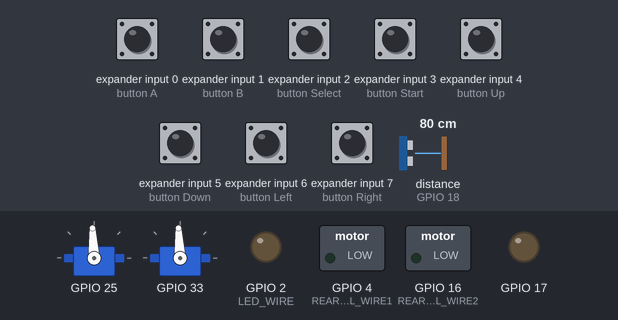
The sketch below on a simulated ESP32. Shown: 2 × servo, switched loads named in the sketch (green lamp = pin HIGH), output pins drawn as LEDs (lit = HIGH). Wiring (inferred from the names in the program): ultrasonic range finder: trigger GPIO 5; echo GPIO 18; NES/SNES game pad: load GPIO 27; clock GPIO 14; serial out GPIO 26. Inputs (shaded band) come from the test bench; at power-on: expander input 0 (button A), expander input 1 (button B), expander input 2 (button Select), expander input 3 (button Start), expander input 4 (button Up), expander input 5 (button Down), expander input 6 (button Left), expander input 7 (button Right) HIGH, distance to the obstacle (sensor on GPIO 18) 80 cm. The echo pulse lasts 58.3 µs per cm; servo pulses on a pin are drawn as a servo (544–2400 µs = 0–180°); pins used as bus, display or sensor lines are not drawn; what the sketch prints to the serial monitor is not drawn.

Above: at 1.2 s.
1.3 s: expander input 3 (button Start) driven LOW
At 1.47 s:
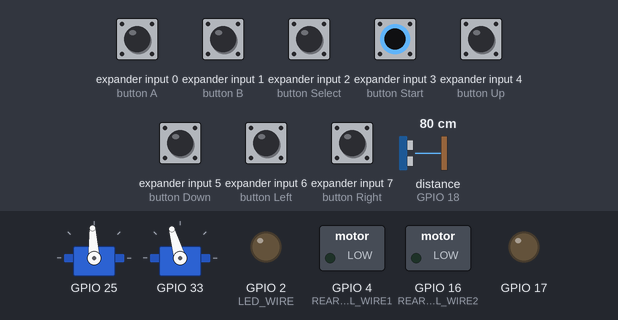
4.3 s: expander input 4 (button Up) driven LOW
At 5.6 s:
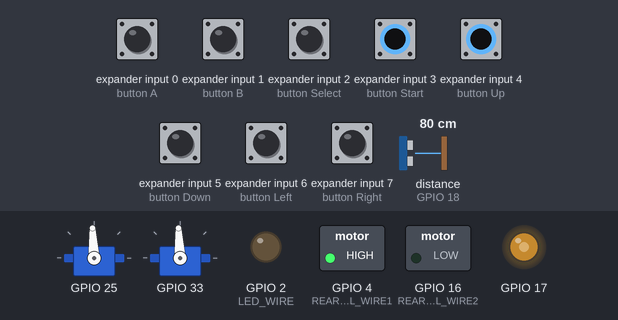
6.1 s: expander input 1 (button B) driven LOW
At 7.3 s:
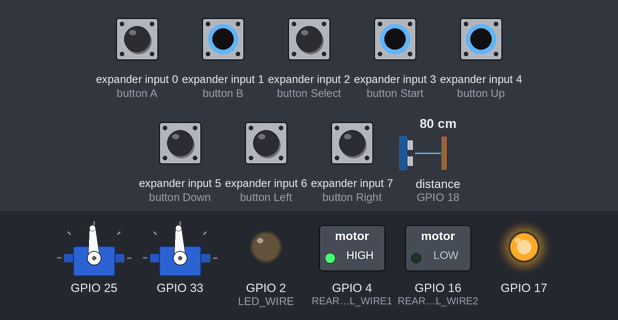
7.6 s: expander input 5 (button Down) driven LOW
At 8.5 s:
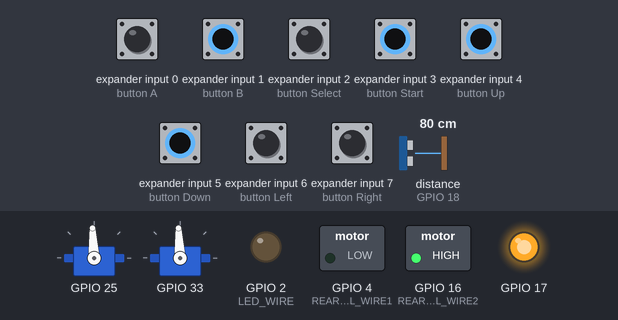
9.1 s: expander input 6 (button Left) driven LOW
At 9.4 s:
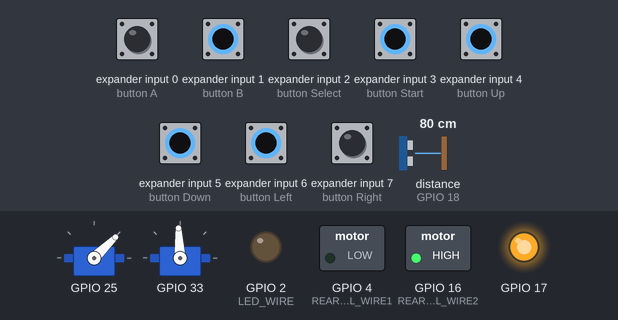
10.6 s: expander input 0 (button A) driven LOW
At 12.5 s:
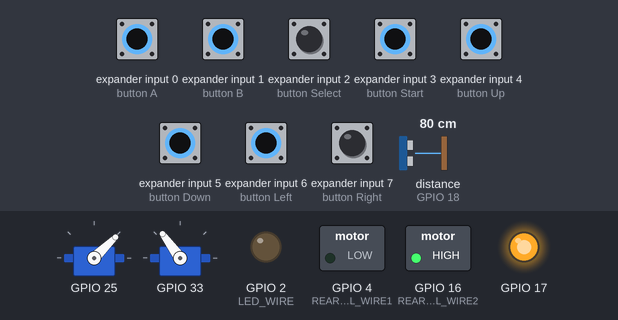
Timing chart, 0 to 13.6 s (numbered marks = the images above; inputs shaded):
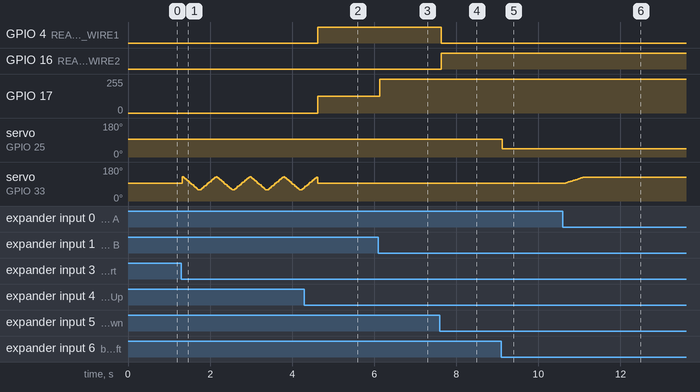

Measured:
- after the input at 4.3 s, GPIO 4 (REAR_MOTOR_CONTROL_WIRE1): LOW → HIGH after 0.32 s; GPIO 17: 0/255 → 127/255 after 0.32 s
- after the input at 6.1 s, GPIO 17: 127/255 → 255/255 at once
- after the input at 7.6 s, GPIO 4 (REAR_MOTOR_CONTROL_WIRE1): HIGH → LOW at once; GPIO 16 (REAR_MOTOR_CONTROL_WIRE2): LOW → HIGH at once
- after the input at 9.1 s, servo on GPIO 25: 93° → 44° at once
- after the input at 10.6 s, servo on GPIO 33: moves from 93° to 126° over 0.47 s, starting at once

The sketch:

ARC.ino
```cpp
/* Autonomous Remote Control (ARC)
   Developed by Isaiah Knorr

   Version 0.2a
   06 November 2020
   - Created Ultrasonic class to read from the HC-SR04 module
   - Upgraded to SG90 Servo motor for better control and less wires
   18 November 2020
   - Created EchoSweeper class which uses an ultrasonic sensor and a servo to scan the environment
     similar to LIDAR (not as fast or as accurate, but cheap)
   - Created PWMController class to manage all PWM signals
   23 November 2020
   - Created the ControllerAction class to determine action based on controller input
   - Moved all constants to config.h for a centralized location
   24 November 2020
   - Modified PWMController class to remove static function
   - Renamed Servo class to ServoESP32 for clairity (as not to confuse with the Servo class for Arduino)

   VERSION HISTORY
   ---------------
   Version 0.1a
   12 August 2020
   - Created Servo class to crontrol servo motors for steering, camera movement, etc.
   31 August 2020
   - Improved class structure and OOP
   - Improved Servo functionality and auto center
   - Fixed serial output screen flicker
   01 September 2020
   - Reduced servo overshoot and jitter

   KNOWN ISSUES
   ------------
   1: ESP32 boot failure
   Possible cause: The ESP32 is sensitive to noise in the voltage supply.
   Possible solution: Create circuit to reset if boot failure detected.
   Temporary fix: Press reset until it boots. If problem persists, check battery voltage.

   2: Brief motor movement at boot
   Possible cause: The GPIO output lines are undefined until the boot process in complete.
   Possible solutions: Improved PWM controller, alternative GPIO configuration.

   3: Low speed, overheating
   Cause: New motor driver needs a heat sink
   Solution: Install heat sink

*/

#include "config.h"
#include "servoesp32.h"
#include "motor.h"
#include "controller.h"
#include "controlleraction.h"
#include "ultrasonic.h"
#include "echosweeper.h"
#include "pwmcontroller.h"

// Used to store if eye is in sweeping mode
bool isSweeping = false;

// Stores distance from ultrasonic sensor in eye to an object in front of it
float eyeDistance;

// Stores raw data received by the controller
byte controllerData;

// For movement and control of the vehicle
float targetSpeed;
int targetSteeringAngle,targetEyeAngle;

// Used to store if currently in manual mode or autonomous mode
bool isManualMode = true;

// Create Servo object
ServoESP32 steeringServo(STEERING_SERVO_MIN_ANGLE,STEERING_SERVO_MAX_ANGLE,STEERING_SERVO_HOME_ANGLE,
  STEERING_SERVO_PWM_CHANNEL,STEERING_SERVO_PWM_WIRE,STEERING_SERVO_PWM_FREQENCY,STEERING_SERVO_PWM_RESOLUTION);

// Create Motor object for the rear motor
Motor rearMotor(REAR_MOTOR_CONTROL_WIRE1,REAR_MOTOR_CONTROL_WIRE2,REAR_MOTOR_PWM_CHANNEL,REAR_MOTOR_ENABLE_WIRE,
  REAR_MOTOR_PWM_FREQENCY,REAR_MOTOR_PWM_RESOLUTION);

// Create Controller object
Controller controller(CONTROLLER_LATCH_WIRE,CONTROLLER_CLOCK_WIRE,CONTROLLER_DATA_WIRE);

// Create ControllerAction object
ControllerAction controllerAction;

// Create EchoSweeper object
EchoSweeper eye(EYE_SERVO_MIN_ANGLE,EYE_SERVO_MAX_ANGLE,EYE_SERVO_HOME_ANGLE,EYE_PWM_CHANNEL,EYE_PWM_WIRE,
  EYE_PWM_FREQENCY,EYE_PWM_RESOLUTION,EYE_TRIGGER_WIRE,EYE_ECHO_WIRE,EYE_DIVISIONS,EYE_MIN_RANGE,EYE_MAX_RANGE);

void setup() {
  // Start Serial services
  Serial.begin(SERIAL_BAUD_RATE,SERIAL_8N1,SERIAL_RX_WIRE,SERIAL_TX_WIRE);

  // Initialize pins
  pinMode(LED_WIRE,OUTPUT);
  pinMode(REAR_MOTOR_CONTROL_WIRE1,OUTPUT);
  pinMode(REAR_MOTOR_CONTROL_WIRE2,OUTPUT);
  pinMode(CONTROLLER_DATA_WIRE,INPUT);
  pinMode(CONTROLLER_LATCH_WIRE,OUTPUT);
  pinMode(CONTROLLER_CLOCK_WIRE,OUTPUT);
  pinMode(EYE_TRIGGER_WIRE,OUTPUT);
  pinMode(EYE_ECHO_WIRE,INPUT);
  eyeDistance = 0.0;
  targetSpeed = 0.0;
  targetSteeringAngle = STEERING_SERVO_HOME_ANGLE;
  targetEyeAngle = EYE_SERVO_HOME_ANGLE;
}

void loop() {
  // Check Mode, used to switch between manual and automated
  if(isManualMode) {
    // Read raw data from controller
    controllerData = controller.getData();

    // Update response based on input
    controllerAction.respond(controllerData,&targetSpeed,&targetSteeringAngle,&targetEyeAngle);

    // Update servos and motors
    rearMotor.setSpeed(targetSpeed);
    steeringServo.setAngle(targetSteeringAngle);
    eye.setAngle(targetEyeAngle);

    // Check if sweeping (enabled when start is held down)
    if(controllerData == 0x08) {
      eyeDistance = eye.sweep();
    }
    else {
      eyeDistance = eye.getDistance();
    }

    // Send serial message
    Serial.println(eyeDistance);
  }
  // TODO: Autonomous mode, controlled with smart phone
}
```

controller.h
```cpp
/* Controller Class Version 1
 * Developed by Isaiah Knorr
 * 29 August 2020
 * - Added base attrubutes and behavior
 * - Implemented getData() to successfully read from NES controller
 * 31 August 2020
 * - Improved class structure
 *
 *** For use with Nintendo NES conroller or other compatible controller using 5V/3.3V ***
 *** Note: NES controller works at 3.3 or 5V, 8bitdo retro reciecer works at 5V only ***
 *
 */

#ifndef CONTROLLER_H
#define CONTROLLER_H

 class Controller {
  private:
    byte data;
    int dataWire;
    int latchWire;
    int clockWire;

  public:
    Controller(int latchWire,int clockWire,int dataWire);
    byte getData();
 };

// Constructor
Controller::Controller(int latchWire,int clockWire,int dataWire) {
  this->latchWire = latchWire;
  this->clockWire = clockWire;
  this->dataWire = dataWire;
}

/* Read data from controller and return the value.
 *  The data corresponds to the following buttons:
 *  data[7:0] <--> [A,B,Select,Start,Up,Down,Left,Right]
 */
byte Controller::getData() {
  // Reset data value from last read
  data = 0x00;

  // Trigger the latch to cause controller to read buttons pressed
  // *** TODO: Check if a lower delay is possible to reduce delay during reads ***
  digitalWrite(latchWire,HIGH);
  delay(1);
  digitalWrite(latchWire,LOW);
  delay(1);
// Repeat 8 times to read each button
  for(int i = 0; i < 8; i++) {
    // Shift the data right
    data = data >> 1;

    // Read button value, switch to non inverted signal format
    if(digitalRead(dataWire) == LOW) data = data | 0x80;

    // Set clock high
    digitalWrite(clockWire,HIGH);
    delay(1);

    // Set clock low
    digitalWrite(clockWire,LOW);
    delay(1);
  }

  return data;
}
#endif
```

controlleraction.h
```cpp
/* Controller Action Class
 * Version 1
 * Written by Isaiah Knorr
 * 23 November 2020
 *
 * This class processes the raw controller data and transforms reference parameters to create the desired action
 */

#ifndef CONTROLLER_ACTION_H
#define CONTROLLER_ACTION_H

#include "config.h"

 class ControllerAction {
  private:
  public:
    ControllerAction();
    void respond(byte controllerData,float* targetSpeed,int* steeringAngle,int* eyeAngle);
 };

 ControllerAction::ControllerAction() {
    // Nothing needs to be done here
 }

 // This method will modify the speed, steering angle, and eye angle values based on the controller data
 void ControllerAction::respond(byte controllerData,float* currentSpeed,int* steeringAngle,int* eyeAngle) {
    float speedFactor = REGULAR_SPEED;
    float targetSpeed = 0.0;
    float targetSteeringAngle = STEERING_SERVO_HOME_ANGLE;
    float targetEyeAngle = EYE_SERVO_HOME_ANGLE;
    bool isManualEye = false;
    // Check for an unplugged controller or no buttons pressed
    switch(controllerData) {
      case 0xFF: // Controller is unplugged
      case 0x00: // No buttons are pressed
        *currentSpeed = 0.0;
        *steeringAngle = STEERING_SERVO_HOME_ANGLE;
        *eyeAngle = EYE_SERVO_HOME_ANGLE;
        return;
    }

    // Check if A button is pressed, for manual eye control
    if(controllerData & 0x01) {
      isManualEye = true;
      targetEyeAngle = *eyeAngle;
    }
    // Check if B button is pressed (for fast travel)
    if(controllerData & 0x02) {
      speedFactor = FAST_SPEED;
    }

    if(controllerData & 0x04) { // Select button (turns eye scan off)
      // Turn off scan
    }

    if(controllerData & 0x08) { // Start button (turns eye scan on)
      // Turn on scan
    }
    if(controllerData & 0x10) { // Up button (Move forward)
      targetSpeed = speedFactor;
    }
    if(controllerData & 0x20) { // Down button (Mover back)
      targetSpeed = -1.0 * speedFactor;
    }
    if(controllerData & 0x40) { // Left button (Turn left)
      if(isManualEye) {
        targetSteeringAngle = *steeringAngle;
        if(targetEyeAngle < EYE_SERVO_MAX_ANGLE) {
          targetEyeAngle = *eyeAngle + 3;
        }
      }
      else {
        targetSteeringAngle = STEERING_SERVO_MIN_ANGLE;
      }
    }
    if(controllerData & 0x80) { // Right button (Turn right)
      if(isManualEye) {
        targetSteeringAngle = *steeringAngle;
        if(targetEyeAngle > EYE_SERVO_MIN_ANGLE) {
          targetEyeAngle = *eyeAngle - 3;
        }
      }
      else {
        targetSteeringAngle = STEERING_SERVO_MAX_ANGLE;
      }
    }
    // Update values
    *currentSpeed = targetSpeed;
    *steeringAngle = targetSteeringAngle;
    *eyeAngle = targetEyeAngle;
 }

#endif
```

echosweeper.h
```cpp
/* EchoSweeper (Eye) class
 * Written by Isaiah Knorr
 * 17 November, 2020
 *
 * This class defines an EchoSweeper object, which will act as a cheap alternative to
 * a LIDAR unit. However, the accuracy and speed are much lower than LIDAR. This will
 * act as the basis for basic obstacle avoidance and object tracking.
 *
 * Version 1:
 * ---------
 * - Created basic class structure and operation
 * - Implemented the getAngle and setAngle functions
 * - Implemented the sweep function, which returns the average distance of a sweep
 * TODO: Store all values of sweep in an array and return this value (may need to create a struct)
 * For use with the HC-SR04 Ultrasonic module and SG90 servo motor
 */

#ifndef ECHOSWEEPER_H
#define ECHOSWEEPER_H

#include "ultrasonic.h"
#include "servoesp32.h"

 class EchoSweeper {

  private:
    int minAngle;
    int maxAngle;
    int minRange;
    int maxRange;
    int divisions;
    double averageDistance;
    bool isForward;
    ServoESP32 servoMotor;
    Ultrasonic ultrasonicSensor;

  public:
    EchoSweeper(int minAngle,int maxAngle,int homeAngle,int PWMChannel,int PWMWire,int PWMFrequency,int PWMResolution,int triggerPin,int echoPin,int divisions,int minRange,int maxRange);
    double sweep();
    double getDistance();
    bool setAngle(int angle);
    int getAngle();

 };

 // Constructor
 EchoSweeper::EchoSweeper(int minAngle,int maxAngle,int homeAngle,int PWMChannel,int PWMWire,int PWMFrequency,int PWMResolution,int triggerPin,int echoPin,int divisions,int minRange,int maxRange)
    : servoMotor(minAngle,maxAngle,homeAngle,PWMChannel,PWMWire,PWMFrequency,PWMResolution), ultrasonicSensor(triggerPin,echoPin) // This is the initilization list for the sub classes of EchoSweeper
  {
  //Servo servoMotor(minAngle,maxAngle,homeAngle,PWMChannel);
  this->minAngle = minAngle;
  this->maxAngle = maxAngle;
  this->minRange = minRange;
  this->maxRange = maxRange;
  this->divisions = divisions;
  averageDistance = 0;
 }

 // The sweep function will sweep between two angles, reading the distance at each position
 double EchoSweeper::sweep() {
  // TODO: check for valid ranges
  double currentDistance = 0;
  int hitCount = 0;
  // When sweeping from the min to max angle
  if(isForward) {
    for(int i = minAngle; i < maxAngle; i = i +((maxAngle - minAngle)/divisions)) {
      // Set angle for current reading
      servoMotor.setAngle(i);
      delay(10);
      currentDistance  = ultrasonicSensor.getDistance();
      // Check for a read in range being observed
      if(currentDistance >= minRange && currentDistance <= maxRange) {
        hitCount++;
        averageDistance += currentDistance;
      }
    }
  }
  // When sweeping from max to min angle
  else {
    // Split the sweep up into pieces, based on the # of divisions
    for(int i = maxAngle; i > minAngle; i = i - ((maxAngle - minAngle)/divisions)) {
      // Set angle for current reading
      servoMotor.setAngle(i);
      delay(10);
      currentDistance  = ultrasonicSensor.getDistance();
      // Check for a read in range being observed
      if(currentDistance >= minRange && currentDistance <= maxRange) {
        hitCount++;
        averageDistance += currentDistance;
      }
    }
  }
  // Swap sweep direction for next sweep (this creates the back and forth motion)
  isForward = !isForward;

  // Compute average distance
  if(hitCount > 0) {
    averageDistance = averageDistance / hitCount;
  }
  else {
    averageDistance = -1; // This indicates no object detected in range
  }
    return averageDistance;
 }

// Returns the distance of an object to the ultrasonic sensor
 double EchoSweeper::getDistance() {
  //servoMotor.goHome();
  return ultrasonicSensor.getDistance();
 }

// Returns the current angle of the servo
int EchoSweeper::getAngle() {
  return servoMotor.getAngle();
}

// Sets the angle of the servo
bool EchoSweeper::setAngle(int angle) {
  // Check for valid angle
  if(angle > maxAngle || angle < minAngle) {
    return false;
  }
  servoMotor.setAngle(angle);
  return true;
}
#endif
```

motor.h
```cpp
/* Motor class Version 2 (ESP32)
 * Developed by Isaiah Knorr
 * 19 November 2020
 * - Minor adjustments made when switching to Drok motor driver (Similar config to L293)
 * - Added braking when speed is set to 0
 * 24 November 2020
 * - Updated to work with PWMController class
 * *** For use with the Drok 200337 Motor Drive Board ***
 *
 * VERSION HISTORY:
 * ----------------
 * Version 1:
 * 13 August 2020
 * - Added base attrubutes and behavior
 * 15 August 2020
 * - Implemented data structure and setup function
 *   to make initialization earsier and for improved
 *   code readability
 * 27 August 2020
 * - Implemented setSpeed function which will adjust PWM signal
 * 31 August 2020
 * - Improved class structure
 *
 *** This version was for use with the L293 motor driver ***
 */

 #ifndef MOTOR_H
 #define MOTOR_H

 #include "pwmcontroller.h"

class Motor {
  private:
    float speed; // Speed of the motor, sign indicates direction
    int PWMChannel;
    int controlWire1;
    int controlWire2;
    int calculateDutyCycle(float speed);
    PWMController pwmControl;

  public:
    Motor(int controlWire1,int controlWire2,int PWMChannel,int PWMWire,int PWMFrequency,int PWMResolution);
    float getSpeed();
    bool setSpeed(float speed);
 };

// Constructor
Motor::Motor(int controlWire1,int controlWire2,int PWMChannel,int PWMWire,int PWMFrequency,int PWMResolution)
  : pwmControl(PWMChannel,PWMWire,PWMFrequency,PWMResolution) { // Constructor parameters for pwmControl
  // Set speed to 0
  speed = 0.0;
  this->controlWire1 = controlWire1;
  this->controlWire2 = controlWire2;
  this->PWMChannel = PWMChannel;
  digitalWrite(controlWire1,LOW);
  digitalWrite(controlWire2,LOW);
}

// Returns the duty cycle for the PWM signal connected to the enable pin
int Motor::calculateDutyCycle(float speed) {
  // TODO: Adjust to work with resolutions other than 8-bit
  return abs(speed)*255;
}

// Returns the current speed of the motor
float Motor::getSpeed() {
  return speed;
}

// Sets the speed of the motor, returns false if an error occured
bool Motor::setSpeed(float speed) {
  // Local vars
  int dutyCycle = 0;
  bool isForward = true;

  // Check for valid speed range
  if(speed < -1.0 || speed > 1.0) return false;

  // Update speed stored in instance
  this->speed = speed;

  // This will cause motor to brake (TODO: Slow deceleration)
  if(speed == 0) {
    digitalWrite(controlWire1,LOW);
    digitalWrite(controlWire2,LOW);
    return true;
  }

  // Determine direction
  if(speed < 0) isForward = false;

  // Determine duty cycle corresponding to speed
  dutyCycle = calculateDutyCycle(speed);

  // Update control pins
  if(isForward) {
    digitalWrite(controlWire1,HIGH);
    digitalWrite(controlWire2,LOW);
  }
  else {
    digitalWrite(controlWire1,LOW);
    digitalWrite(controlWire2,HIGH);
  }

  // Update PWM signal (NOTE: ESP32 for arduino doesn't support an analogWrite function, so PWMController is used)
  pwmControl.update(dutyCycle);

  // Update speed variable
  this->speed = speed;

  return true;
}
#endif
```

pwmcontroller.h
```cpp
/* PWMController class
 * Written by Isaiah Knorr
 * 17 November, 2020
 *
 * This class acts as a single controller of PWM signals. This was needed to overcome
 * dificulties using the ledcWrite function in multiple classes (caused ESP32 boot loop)
 *
 * Version 1:
 * ---------
 * 17 November 2020
 * - Created basic class structure and operation
 * - Initilizes PWM signals during instance creation
 * - Implemented updatePWM class function
 * 24 November 2020
 * - Created structure to store channel information
 * - Eliminated need for static function
 */

#ifndef PWMCONTROLLER_H
#define PWMCONTROLLER_H

 struct ChannelData {
  int channelNumber;
  int wireNumber;
  int frequency;
  int resolution;
 };

 class PWMController {
  private:
    ChannelData channelData;
  public:
    PWMController(int channelNumber,int wireNumber,int frequency,int resolution);
    void update(int dutyCycle);
 };

 PWMController::PWMController(int channelNumber,int wireNumber,int frequency,int resolution) {
  // TODO:
  // Check for valid and open channel number

  channelData.channelNumber = channelNumber;
  channelData.wireNumber = wireNumber;
  channelData.frequency = frequency;
  channelData.resolution = resolution;

  // Attach pin to channel
  ledcAttachPin(channelData.wireNumber,channelData.channelNumber);

  // Initialize channel
  ledcSetup(channelData.channelNumber,channelData.frequency,channelData.resolution);

  // Set to 0% duty cycle
  ledcWrite(channelData.channelNumber,0);
 }

 void PWMController::update(int dutyCycle) {
  ledcWrite(channelData.channelNumber,dutyCycle);
 }
#endif
```

Source omitted: servoesp32.h (3053 bytes), ultrasonic.h (1113 bytes), config.h (1947 bytes)
